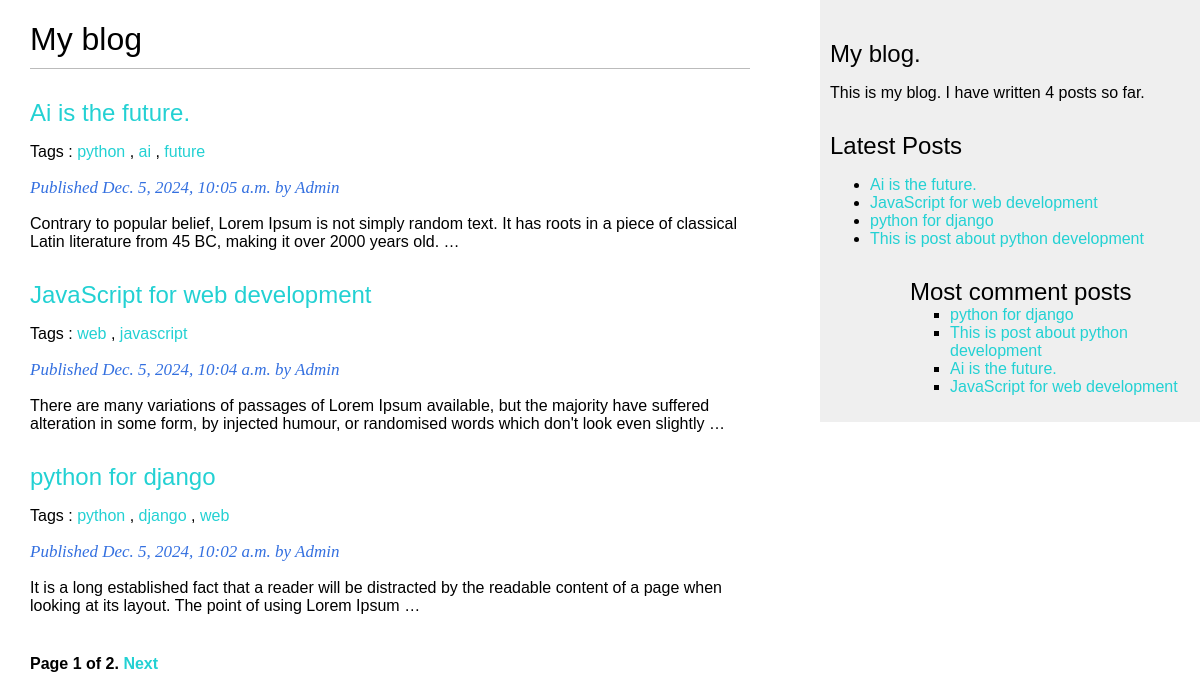
The page /blog/ on the database as committed earlier.
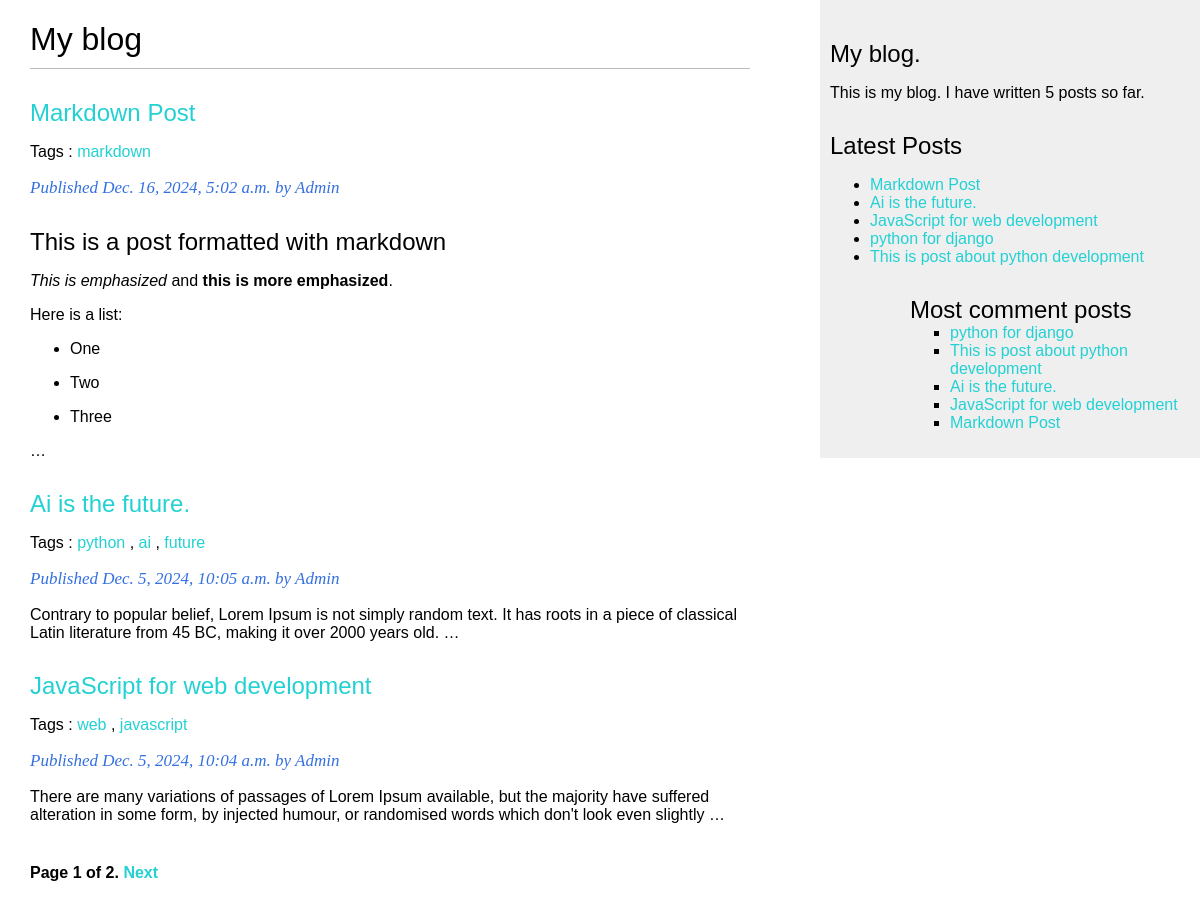
The same page on the database as committed later.
### blog/models.py (models this page shows, shortened)
class Post(models.Model):
    class Status(models.TextChoices):
        DRAFT = 'DF' ,'Draft'
        PUBLISHED = 'PB' , 'Published'
    title = models.CharField(max_length=250)
    slug = models.SlugField(
                            max_length=250,
                            unique_for_date='publish'
                            )
    author = models.ForeignKey(
        settings.AUTH_USER_MODEL,
        on_delete=models.CASCADE,
        related_name='blog_posts'
    )
    body = models.TextField()
    publish = models.DateTimeField(default=timezone.now)
    created = models.DateTimeField(auto_now_add=True)
    updated = models.DateTimeField(auto_now=True)
    status = models.CharField(
        max_length=2,
        choices=Status,
        default=Status.DRAFT
    )
    objects = models.Manager()
    published = PublishManager()
    tags = TaggableManager()
    class Meta:
        ordering = ['-publish']
        indexes = models.Index(fields=['-publish']),
    def get_absolute_url(self):
        return reverse('blog:post_detail',
                       args=[self.publish.year,
                             self.publish.month,
                             self.publish.day,
                             self.slug])

### blog/views.py (the view)
# urls.py: path('',views.post_list,name='post_list'),
def post_list(request,tag_slug=None):
    post_list = Post.objects.all()
    tag = None
    if tag_slug:
        tag = get_object_or_404(Tag,slug=tag_slug)
        post_list =post_list.filter(tags__in=[tag])
    paginator = Paginator(post_list,3)
    page_number = request.GET.get('page',1)
    try:
        posts = paginator.page(page_number)
    except EmptyPage:
        posts = paginator.page(paginator.num_pages)
    except PageNotAnInteger:
        posts = paginator.page(1)
    return render(request,
                  'blog/post/list.html',{
                      'posts':posts,
                      'tag': tag
                  })

### blog/models.py (called while the page is built)
    def get_queryset(self):
        return (super().get_queryset().filter(status=Post.Status.PUBLISHED))

### blog/templatetags/blog_tags.py (called while the page is built)
@register.simple_tag
def total_tags():
    return Post.published.count()

@register.inclusion_tag("blog/post/latest_post.html")
def show_latest_posts(count=5):
    latest_posts = Post.published.order_by('-publish')[:5]
    return {
        'latest_posts': latest_posts
    }

@register.simple_tag
def get_comment_posts(count=5):
    return Post.published.annotate(
        total_comments = Count('comments')
    ).order_by('-total_comments')[:5]

@register.filter(name='markdown')
def markdown_format(text):
    return mark_safe(markdown.markdown(text))

### blog/templates/blog/post/list.html (shortened to what this page needs)
{% extends "blog/base.html" %}
{% load blog_tags %}
{% block content %}
   <h1>My blog</h1>
   {% for post in posts %}
      <h2>
        <a href="{{post.get_absolute_url}}">{{post.title}}</a>
      </h2>
      <p class="tags">
        Tags :
        {% for tag in post.tags.all  %}
            <a href="{% url 'blog:post_list_by_tag' tag.slug %}">{{tag.name}}</a>
            {% if not forloop.last %},{% endif %}
        {% endfor %}
      </p>
      <p class="date">
        Published {{post.publish}} by {{post.author}}
      </p>
      {{post.body | markdown | truncatewords:30 }}
   {% endfor %}
  {% include "pagination.html" with page=posts%}
{% endblock content %}

### blog/templates/blog/base.html (shortened to what this page needs)
{% load static %}
{% load blog_tags %}
<!DOCTYPE html>
<html>
    <head>
        <link href="{% static 'css/blog.css' %}" rel="stylesheet">
    </head>
    <body>
        <div id="content">
            {% block content %}
            {% endblock content %}
        </div>
        <div id="sidebar">
            <h2>My blog.</h2>
            <p>This is my blog.
              I have written {% total_tags %} posts so far.
            </p>
            <h2>Latest Posts</h2>
            {% show_latest_posts 3 %}
            <h2>Most comment posts</h2>
            {% get_comment_posts as most_comment_post %}
            <ul>
                {% for post in most_comment_post %}
                  <li>
                    <a href="{{post.get_absolute_url}}">{{post.title}}</a>
                  </li>
                {% endfor %}
            </ul>
        </div>
    </body>
</html>

### blog/templates/pagination.html (shortened to what this page needs)
<div class="pagination">
    <span class="step-links">
        <span class="current">
            Page {{ page.number }} of {{ page.paginator.num_pages }}.
        </span>
        {% if page.has_next %}
           <a href="?page={{ page.next_page_number }}">Next</a>
        {% endif %}
 </span>
</div>

### blog/templates/blog/post/latest_post.html
<ul>
    {% for post in latest_posts %}
      <li>
         <a href="{{post.get_absolute_url}}">{{post.title}}</a>
      </li>
    {% endfor %}
<ul>

### blog/static/css/blog.css (style rules this page uses)
body { margin: 0; padding: 0; font-family: Helvetica, sans-serif; }
a { color: rgb(35, 209 ,211); text-decoration: none; }
h1 { font-weight: normal; border-bottom: 1px solid #bbb; padding: 0 0 10px 0; }
h2 { font-weight: normal; margin: 30px 0 0; }
#content { float: left; width: 60%; padding: 0 0 0 30px; }
#sidebar { float: right; width: 30%; padding: 10px; background: #efefef; height: 100%; }
p.date { color: #3470e0; font-family: Georgia, serif; font-size: 17px; font-style: italic; }
.pagination { margin: 40px 0; font-weight: bold; }

Rows that differ between the two databases and show on the page:
no longer on one of the page's lists (row unchanged): Post: title "python for django", publish "Dec. 5, 2024, 10:02 a.m.", author "Admin", body "It is a long established fact that a reader will be distracted by the readable content of a page when looking at its layout. The point of using Lorem Ipsum …"
added Post: title "Markdown Post", publish "Dec. 16, 2024, 5:02 a.m.", author "Admin", body "This is a post formatted with markdown This is emphasized and this is more emphasized . Here is a list: One Two Three …"
added Tag: name "markdown", shown under "Markdown Post"
computed for Post "python for django": loses Tag (name "django"); loses Tag (name "python"); loses Tag (name "web")
Other text that changed with them:
text no longer shown: "4"
text now shown: "5"
